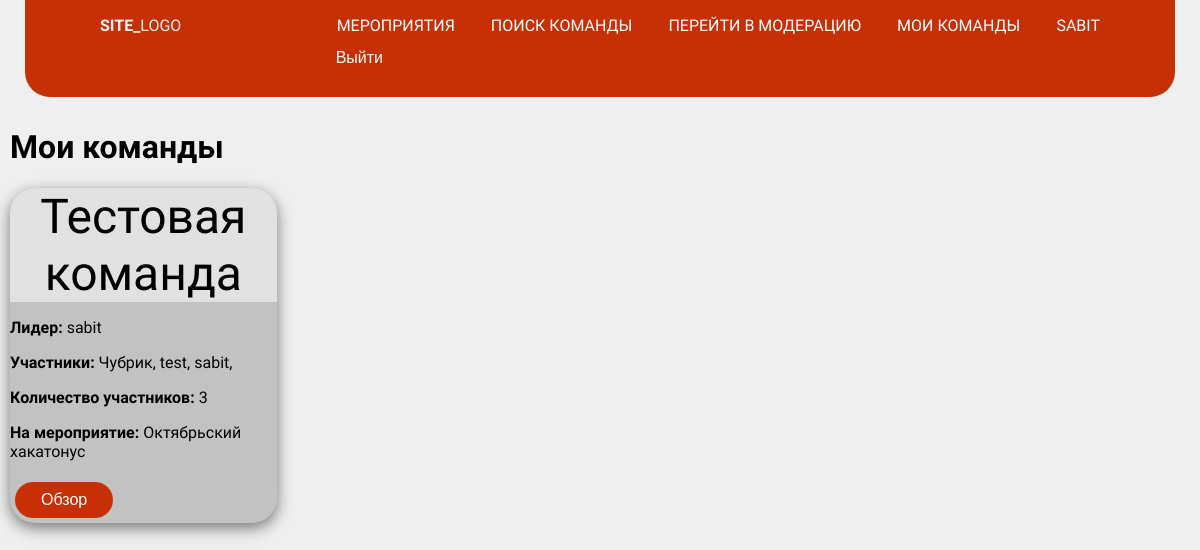
The app's page /event/my_teams/ (signed in), older data.
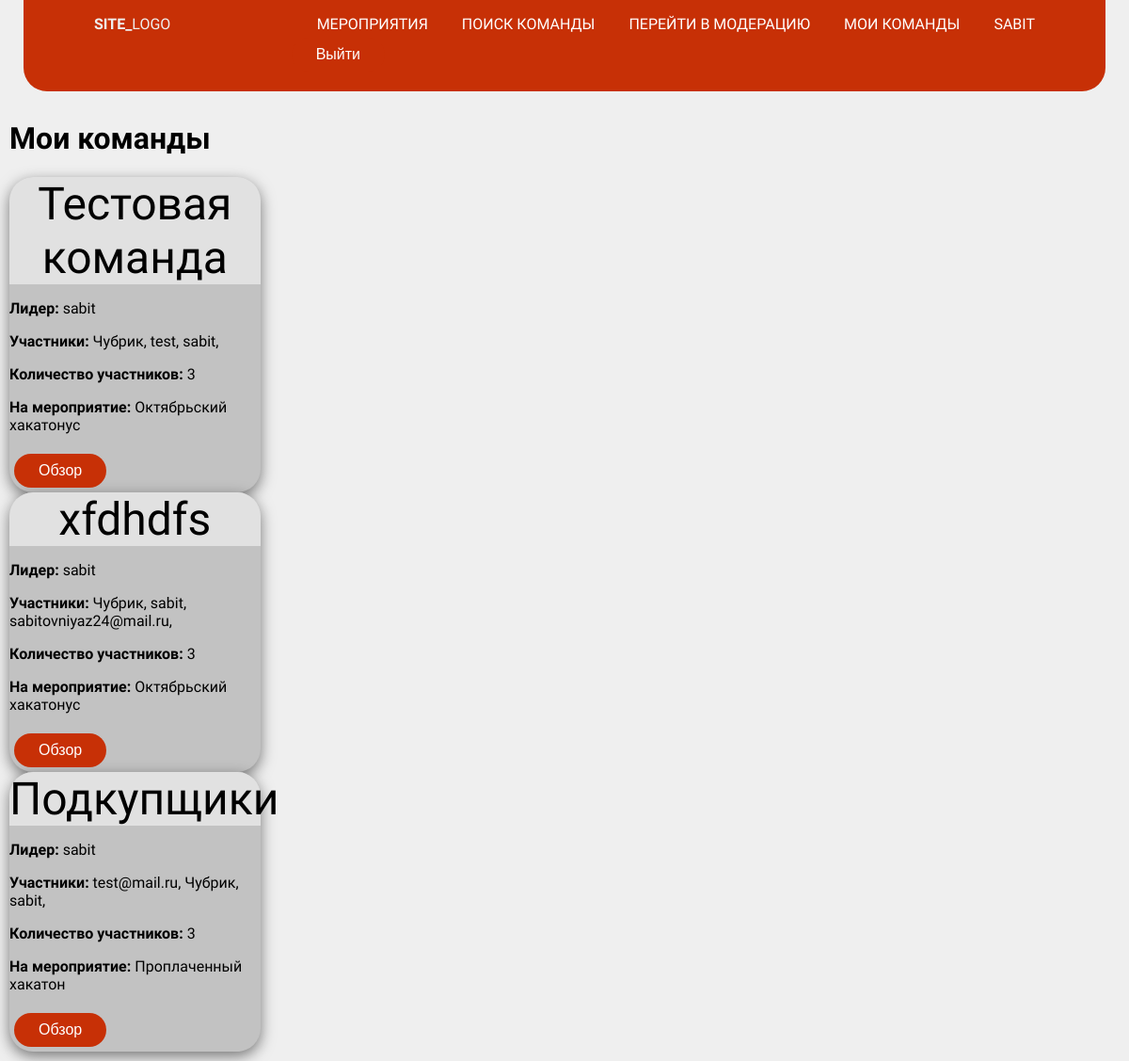
The same page, newer data.
### event/models.py (models this page shows, shortened)
class Team(models.Model):
    name = models.CharField(max_length=200, null=False)
    leader_id = models.ForeignKey(settings.AUTH_USER_MODEL, null=False, on_delete=models.CASCADE, related_name='leader')
    members = models.ManyToManyField(settings.AUTH_USER_MODEL, blank=True, related_name='members')
    competition = models.ForeignKey(Competition, on_delete=models.CASCADE, related_name='competition')
    is_search_members = models.BooleanField(default=False)
    is_draft = models.BooleanField(default=True)  # Черновик или уже нет
    @property
    def get_member_count(self):
        return self.members.count()  # Возвращает количество участников

class Competition(models.Model):
    title = models.CharField(max_length=200)
    description = models.TextField(null=True, blank=True)
    start_time = models.DateTimeField()
    end_time = models.DateTimeField()
    registration_deadline = models.DateTimeField(null=True)
    location = models.CharField(max_length=200) # Можно подробнее, но не сейчас
    sport_name = models.ForeignKey(SportClass, on_delete=models.CASCADE)
    time_created = models.DateTimeField(auto_now_add=True)
    time_updated = models.DateTimeField(auto_now=True)
    class Meta:
        ordering = ['start_time']

### account/models.py (models this page shows)
class User(AbstractUser):
    GENDER_CHOICES = [
        ('M', 'Male'),
        ('F', 'Female'),
    ]
    name = models.CharField(max_length=100, null=False)
    email = models.EmailField(unique=True, null=False)
    date_birth = models.DateField(blank=True, null=True, verbose_name='Дата рождения')
    gender = models.CharField(max_length=1, choices=GENDER_CHOICES, null=True, blank=True)
    id = models.UUIDField(default=uuid.uuid4, unique=True,
                          primary_key=True, editable=False)
    USERNAME_FIELD = 'email'
    REQUIRED_FIELDS = ["username"]
    def __str__(self):
        return self.username

### event/views.py (the view)
# urls.py: path('my_teams/', MyTeams.as_view(), name='my_teams'),
class MyTeams(LoginRequiredMixin, ListView):
    model = Team
    template_name = "event/my_teams.html"
    context_object_name = "teams"
    def get_queryset(self):
        return Team.objects.all().filter(members=self.request.user) # пока так
    def get_context_data(self, **kwargs):
        context = super().get_context_data(**kwargs)
        return context

### event/templates/event/my_teams.html
{% extends "base.html" %}
{% block header %}
    {% include "event/includes/header.html" %}
{% endblock %}
{% block content %}
<h1>Мои команды</h1>
<div>
    {% for team in teams %}
    <div class="competition3">
        <div class="card_top2" style="width:200pt;">
            <div class="card_name2">{{ team.name }}</div>
        </div>
        <div class="ard_bottom2">
            <p><strong>Лидер: </strong> {{ team.leader_id }}</p>
            <p><strong>Участники:</strong>
                {% for member in team.members.all %}
                    {{ member.username }},
                {% endfor %}
            </p>
            <p><strong>Количество участников: </strong> {{ team.get_member_count }}</p>
            <p><strong>На мероприятие:</strong> {{ team.competition.title }}</p>
            <button><a href="{% url 'team_detail' team.id %}">Обзор</a></button>
        </div>
    </div>
    {% empty %}
        <p>Вы, не состоите в команде.</p>
    {% endfor %}
</div>
{% endblock %}

### event/templates/event/includes/header.html (shortened to what this page needs)
{% load static %}
<header>
    <div class="wrapper">
        <h1 class="logo">Site_<span>Logo</span></h1>
        <nav class="main-nav">
            <ul>
                <li><a href="{% url 'posts' %}">Мероприятия</a></li>
                <li><a href="{% url 'team_search' %}">Поиск команды</a></li>
                {% if user.is_authenticated %}
                    {% if user.is_superuser %}
                        <li><a href="/admin/" class="btn btn-primary">Перейти в модерацию</a></li>
                    {% endif %}
                    <li><a href="{% url 'my_teams' %}">Мои команды</a></li>
                    <li><a href="{% url 'account:profile' %}">{{ user.username }}</a></li>
                    <form method="post" action="{% url 'account:logout' %}">
                        <button type="submit">Выйти</button>
                    </form>
                {% else %}
                    <li><a href="{% url 'account:login' %}">Вход</a></li>
                {% endif %}
            </ul>
        </nav>
    </div>
</header>

Row changes from the older to the newer data that the page shows:
added Team: name "xfdhdfs", leader_id "sabit", get_member_count "3", competition "Октябрьский хакатонус", User (username "Чубрик"), User (username "sabit")
now on this page (row unchanged): User: username "sabitovniyaz24@mail.ru", shown under "xfdhdfs"
added Team: name "Подкупщики", leader_id "sabit", get_member_count "3", competition "Проплаченный хакатон", User (username "Чубрик"), User (username "sabit")
added User: username "test@mail.ru", shown under "Подкупщики"
